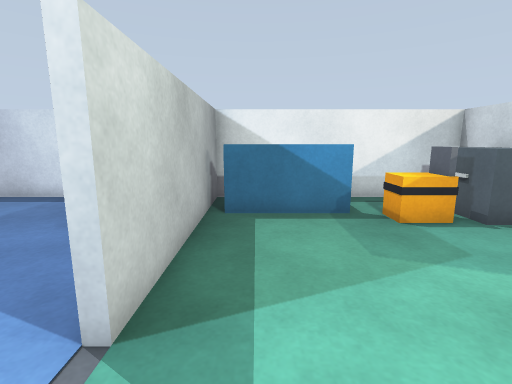
View 1 (above)

16 first-person views from a walk through a robot-simulator world made for Gazebo. The camera is 1 m above the floor, tilts 10° down and sees 85° across. The floor is counted in squares, 0.5 m on a side. Each view is taken from the middle of a square. On the plan, view 1 faces up. The plan holds only what a view shows up to about 16 squares ahead; the rest is blank.

View 2
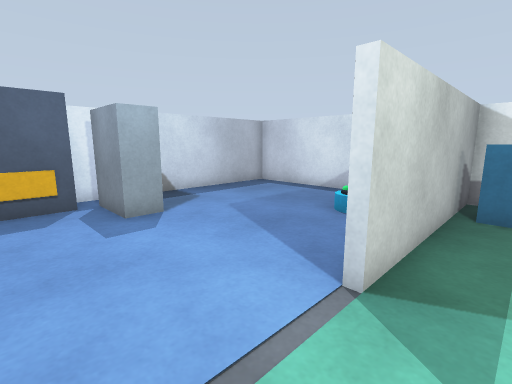

View 3
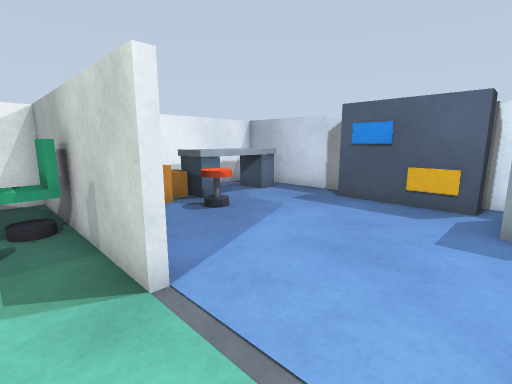

View 4
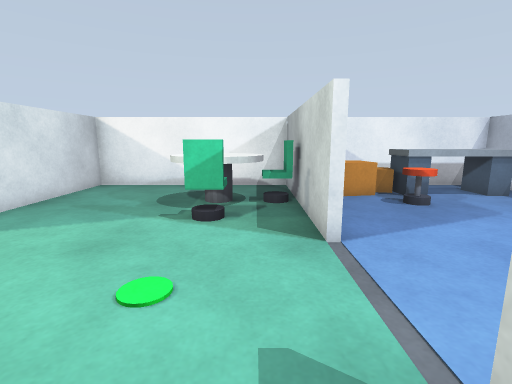

View 5
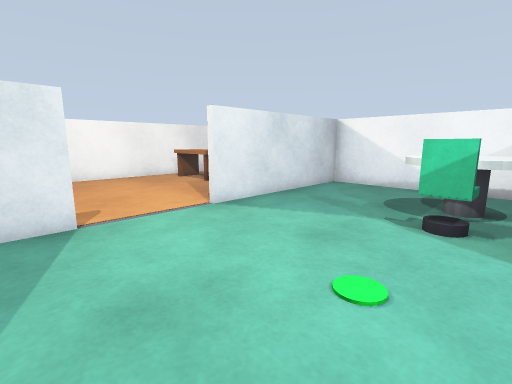

View 6
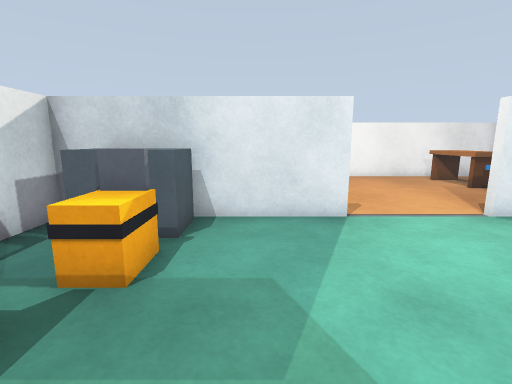

View 7
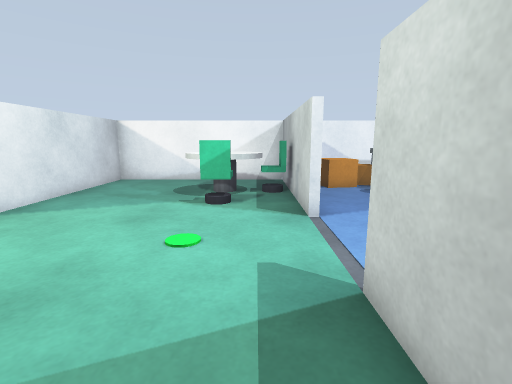

View 8
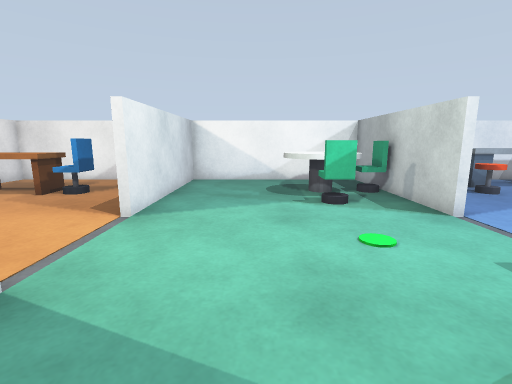

View 9
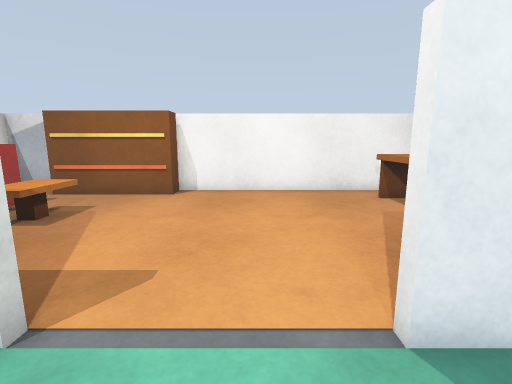

View 10
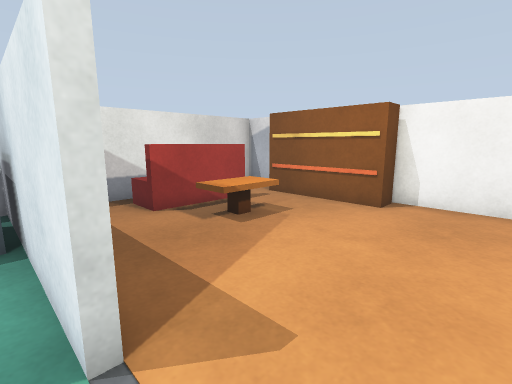

View 11
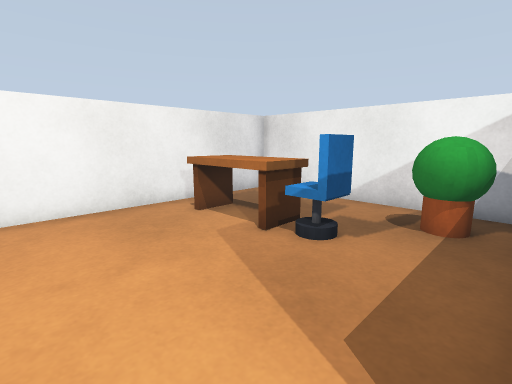

View 12
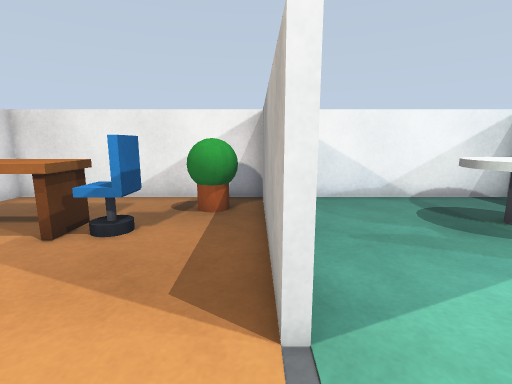

View 13
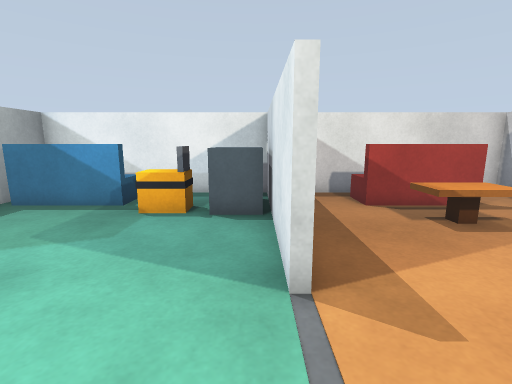

View 14
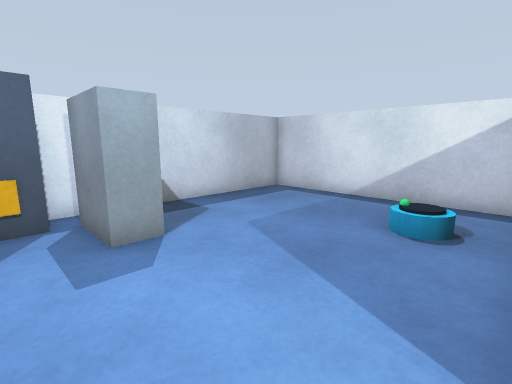

View 15
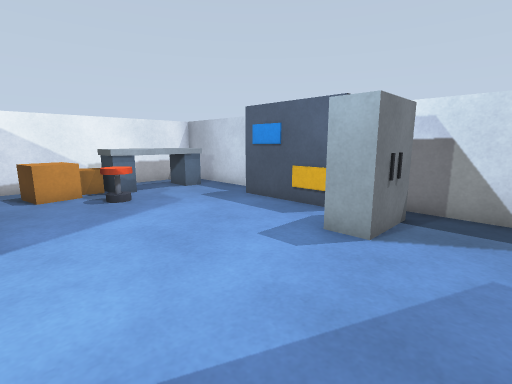

View 16
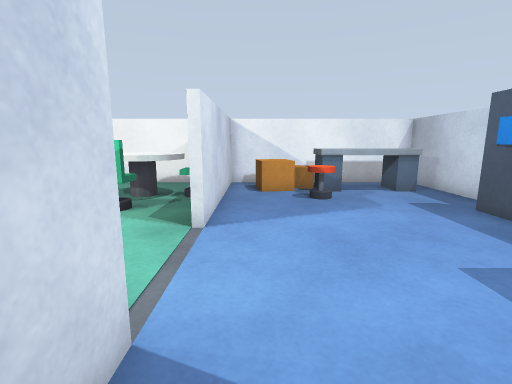

### Floor plan
Ten units are one square. View 1 is at (0, 0); x grows to the right and y downward. Boxes are objects, and circles mark ways between rooms. Rooms are numbered by the first view taken in them; rooms with no view inside come last. Other rooms are left out.
<svg viewBox="-113 -109 286 208">
<path fill="none" stroke="#000" d="M-18 -25 -18 -39M-18 44 -18 15 -15 15 -15 45M-15 -75 -15 -24M-15 64 -15 94 74 94 74 15M74 -25 74 -104 -15 -104 -15 -94M-22 -104 -108 -104 -108 -10 -96 -10 -96 32M-108 38 -108 94 -18 94 -18 64M79 -25 74 -25M77 15 77 94 168 94 168 -34M168 -88 168 -104 94 -104"/>
<rect x="-105" y="-35" width="30" height="20" fill="#bbb"><title>cabinet</title></rect>
<rect x="-95" y="65" width="40" height="20" fill="#bbb"><title>bench</title></rect>
<rect x="-65" y="65" width="20" height="20" fill="#bbb"><title>crate</title></rect>
<rect x="-65" y="45" width="20" height="10" fill="#bbb"><title>stool</title></rect>
<rect x="-45" y="65" width="20" height="20" fill="#bbb"><title>crate</title></rect>
<rect x="-45" y="-75" width="20" height="10" fill="#bbb"><title>other object</title></rect>
<rect x="-15" y="45" width="20" height="20" fill="#bbb"><title>chair</title></rect>
<rect x="-15" y="-95" width="40" height="20" fill="#bbb"><title>sofa</title></rect>
<rect x="5" y="45" width="30" height="30" fill="#bbb"><title>round table</title></rect>
<rect x="5" y="25" width="20" height="20" fill="#bbb"><title>chair</title></rect>
<rect x="35" y="-85" width="20" height="20" fill="#bbb"><title>cart</title></rect>
<rect x="55" y="-95" width="20" height="30" fill="#bbb"><title>cabinet</title></rect>
<rect x="85" y="65" width="20" height="20" fill="#bbb"><title>plant</title></rect>
<rect x="105" y="45" width="20" height="20" fill="#bbb"><title>office chair</title></rect>
<rect x="105" y="-95" width="40" height="20" fill="#bbb"><title>sofa</title></rect>
<rect x="115" y="-65" width="20" height="10" fill="#bbb"><title>coffee table</title></rect>
<rect x="125" y="45" width="30" height="20" fill="#bbb"><title>desk</title></rect>
<rect x="155" y="-85" width="10" height="50" fill="#bbb"><title>bookshelf</title></rect>
<circle cx="80" cy="-5" r="3" fill="#2a7"/>
<text x="-10" y="-10">1</text>
<text x="120" y="-10">2</text>
</svg>
Room 1 opens to room 2.

Where each view was taken, in squares from view 1:
view 1: 0 up, 0 right, facing up
view 2: 1 down, 0 right, facing up-left
view 3: 2 up, 0 right, facing down-left
view 4: 4 up, 0 right, facing down
view 5: 4 up, 0 right, facing down-right
view 6: 5 up, 0 right, facing right
view 7: 6 up, 0 right, facing down
view 8: 6 up, 4 right, facing down
view 9: 0 up, 5 right, facing right
view 10: 0 up, 7 right, facing up-right
view 11: 0 up, 8 right, facing down-right
view 12: 1 up, 8 right, facing down
view 13: 1 down, 7 right, facing up
view 14: 0 up, 2 left, facing up-left
view 15: 5 up, 2 left, facing down-left
view 16: 5 up, 3 left, facing down
